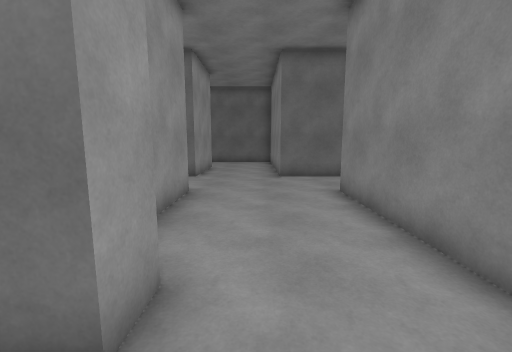
view 1 (above)

22 first-person views from a walk through a Unity game level. The camera is 1.5 m above the floor, tilts 8° down and sees 90° across. The floor is counted in squares, 1 m on a side. Each view is taken from the middle of a square. On the plan, view 1 faces up. The plan holds only what a view shows up to about 13 squares ahead; the rest is blank. The player character is not drawn.

view 2
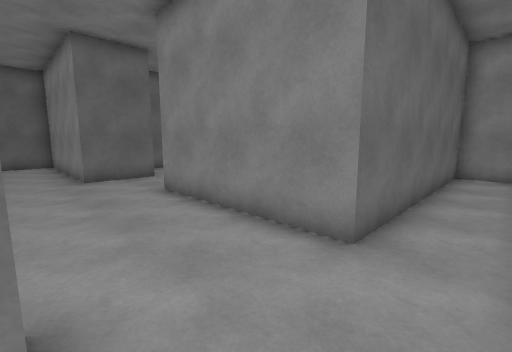

view 3
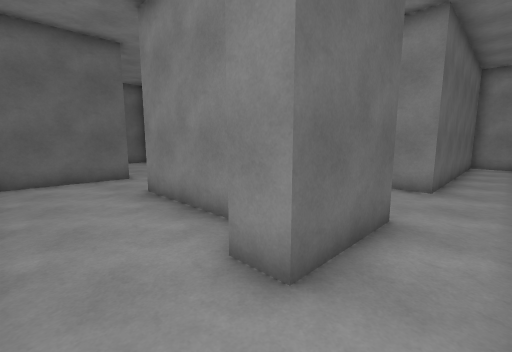

view 4
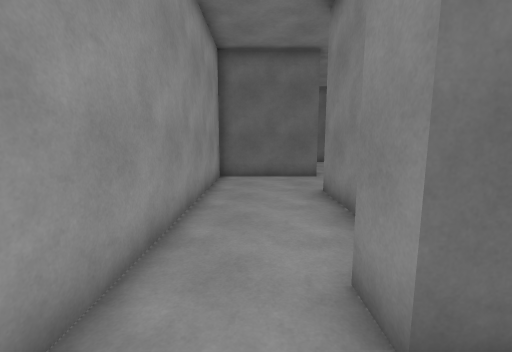

view 5
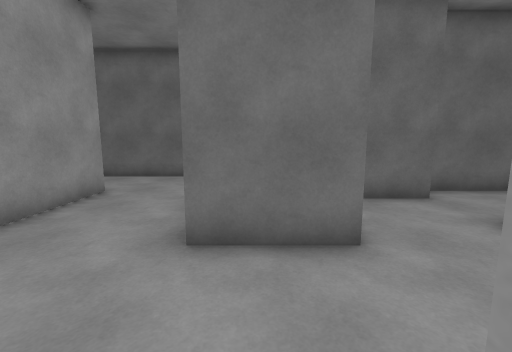

view 6
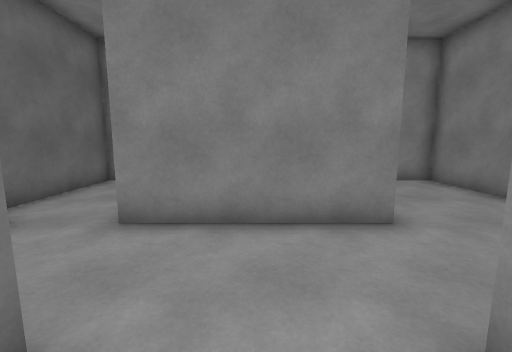

view 7
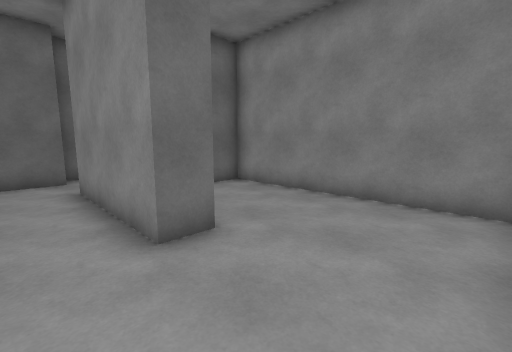

view 8
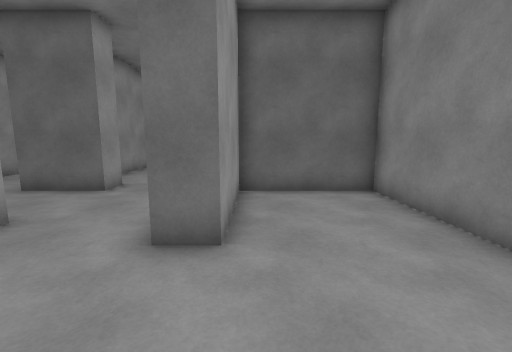

view 9
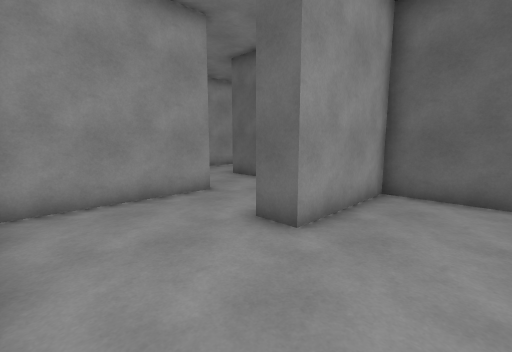

view 10
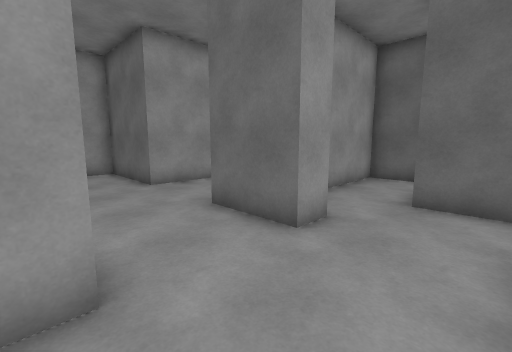

view 11
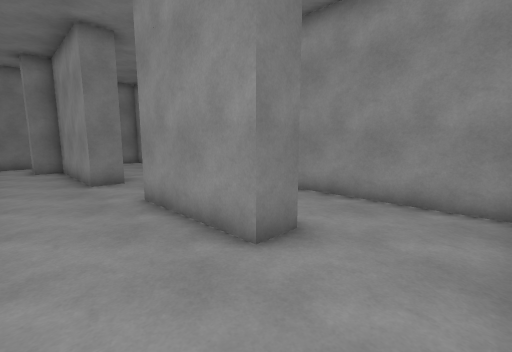

view 12
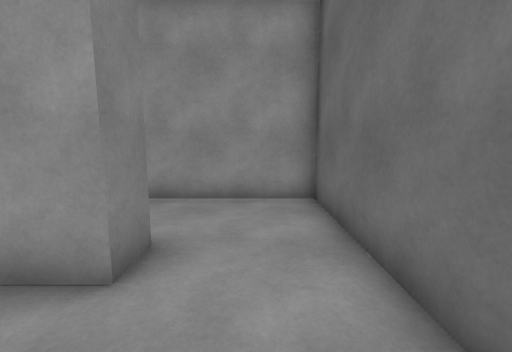

view 13
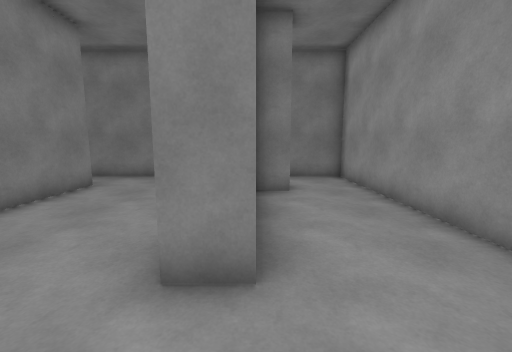

view 14
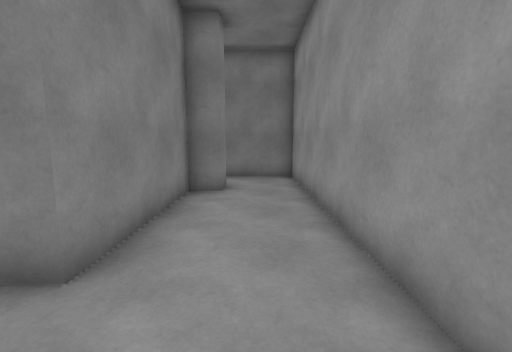

view 15
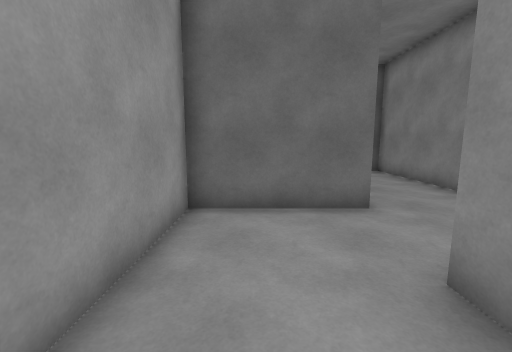

view 16
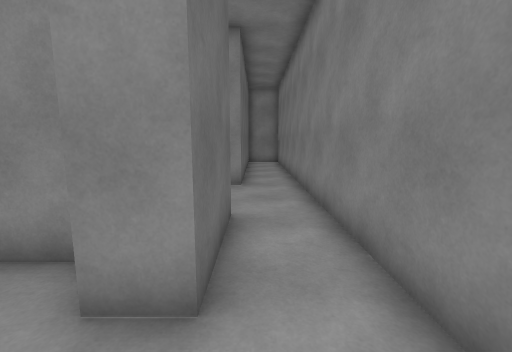

view 17
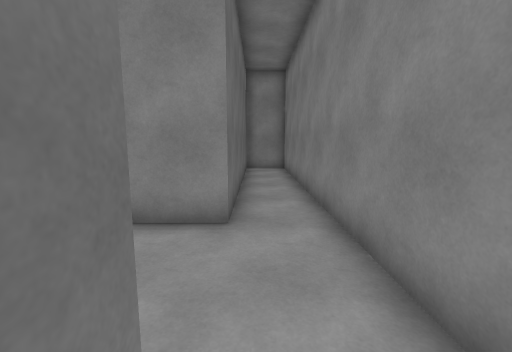

view 18
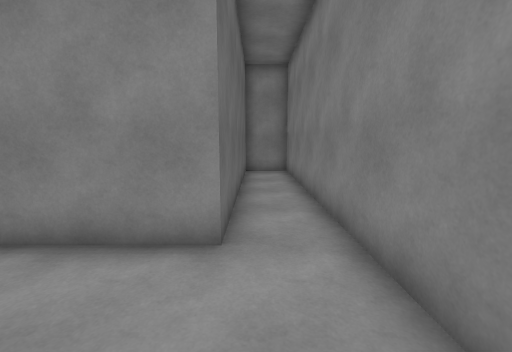

view 19
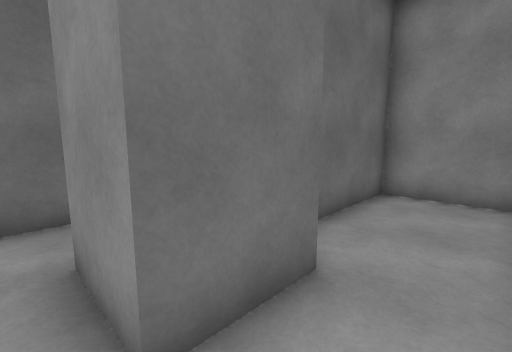

view 20
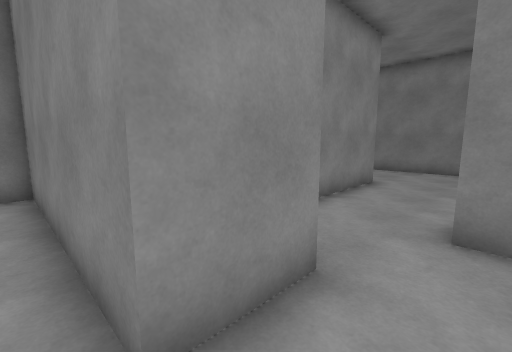

view 21
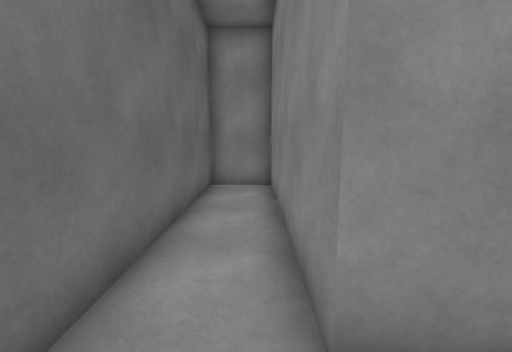

view 22
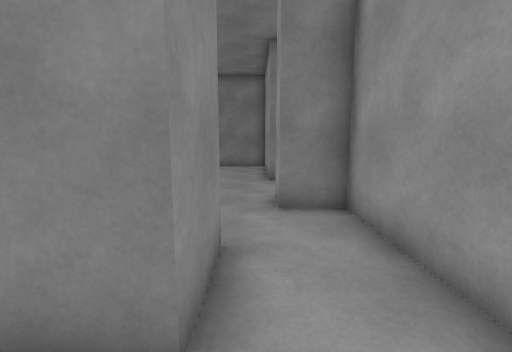

### Floor plan
Ten units are one square. View 1 is at (0, 0); x grows to the right and y downward. Boxes are objects, and circles mark ways between rooms. Rooms are numbered by the first view taken in them; rooms with no view inside come last. Other rooms are left out.
<svg viewBox="-70 -180 190 190">
<path fill="none" stroke="#000" d="M35 -76 35 -29M-20 -75 -20 -25 -10 -25 -10 -15 -40 -15 -40 -25 -30 -25 -30 -75 -20 -75M20 -135 20 -115 35 -115 35 -105 10 -105 10 -175 -65 -175 -65 -122M44 -25 115 -25 115 -105 75 -105 75 -65 65 -65 65 -115M66 -135 45 -135M-36 -145 -25 -145 -25 -105 -65 -105 -65 5 115 5 115 -15 25 -15 25 -75M115 -119 115 -145 66 -145M45 -135 45 -155 115 -155 115 -175 20 -175 20 -135"/>
<circle cx="35" cy="-145" r="3" fill="#2a7"/>
<text x="20" y="-80">1</text>
<text x="60" y="-160">2</text>
</svg>
Room 1 opens to room 2.

Where each view was taken, in squares from view 1:
view 1: 0 up, 0 right, facing up
view 2: 0 up, 1 left, facing up-right
view 3: 0 up, 6 left, facing up-right
view 4: 0 up, 5 left, facing up
view 5: 7 up, 2 right, facing up
view 6: 9 up, 2 right, facing right
view 7: 3 up, 5 right, facing up-right
view 8: 3 up, 8 right, facing up
view 9: 3 up, 10 right, facing up-left
view 10: 7 up, 6 right, facing up-left
view 11: 17 up, 0 right, facing down-left
view 12: 16 up, 0 right, facing left
view 13: 10 up, 3 left, facing down
view 14: 10 up, 5 left, facing down
view 15: 5 up, 5 left, facing up
view 16: 1 up, 6 left, facing right
view 17: 1 up, 2 left, facing right
view 18: 1 up, 1 left, facing right
view 19: 12 up, 4 right, facing up-right
view 20: 16 up, 3 right, facing down-right
view 21: 16 up, 3 right, facing right
view 22: 17 up, 4 right, facing down
